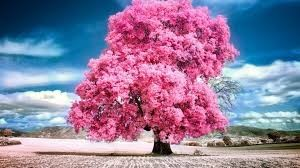
#> input picture Ex1.jpg, 300 x 168 px, found by its file name
$ python 'Edge detection.py'
#> lines starting #> are read from the running program, lines starting #| are printed output that depends on the picture
import cv2
import numpy as np
image = cv2.imread("E:/Computer_Vision/Ex1.jpg")
#> image is the input picture: shape (168, 300, 3); mean B, G, R 157.6, 126.4, 143.7
gray = cv2.cvtColor(image, cv2.COLOR_BGR2GRAY)
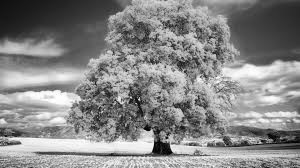
#> gray: shape (168, 300); min 1, max 255, mean 135.1
blurred = cv2.GaussianBlur(gray, (5, 5), 0)
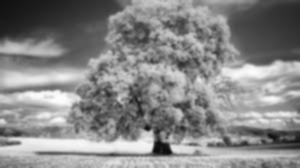
#> blurred: shape (168, 300); min 10, max 253, mean 135.1
edges = cv2.Canny(blurred, 100, 200)
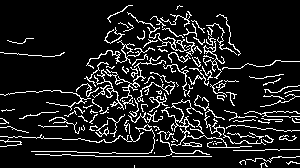
#> edges: shape (168, 300); 11.7% white in thin lines or dots
cv2.imshow('Original Image', image)
cv2.imshow('Canny Edges', edges)
cv2.imwrite('edges_detected.jpg', edges)
cv2.waitKey(0)
cv2.destroyAllWindows()

$ run again, with Ex2.jpg copied over Ex1.jpg
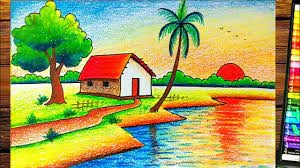
#> input picture Ex2.jpg, 300 x 168 px, found by its file name
#> image is the input picture: shape (168, 300, 3); mean B, G, R 95.9, 162, 160.7
#> `blurred = cv2.GaussianBlur(gray, (5, 5), 0)`:
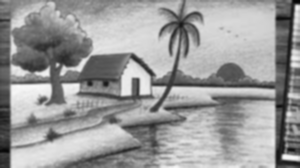
#> blurred: shape (168, 300); min 5, max 250, mean 154.2
#> `edges = cv2.Canny(blurred, 100, 200)`:
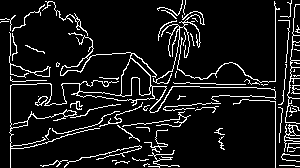
#> edges: shape (168, 300); 9.7% white in thin lines or dots

$ run again, with Ex3.jpg copied over Ex1.jpg
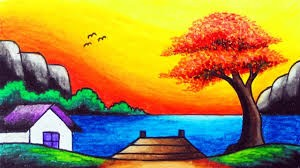
#> input picture Ex3.jpg, 300 x 168 px, found by its file name
#> image is the input picture: shape (168, 300, 3); mean B, G, R 71.9, 138.7, 162
#> `blurred = cv2.GaussianBlur(gray, (5, 5), 0)`:
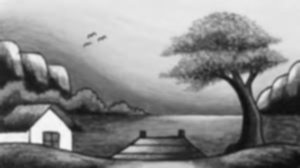
#> blurred: shape (168, 300); min 12, max 246, mean 138.1
#> `edges = cv2.Canny(blurred, 100, 200)`:
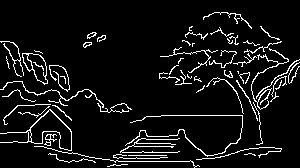
#> edges: shape (168, 300); 7.3% white in thin lines or dots
